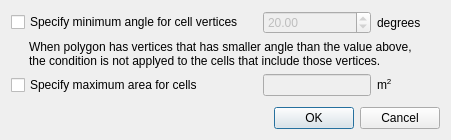
<?xml version="1.0" encoding="UTF-8"?>
<ui version="4.0">
 <class>GridCreatingConditionTriangleSettingDialog</class>
 <widget class="QDialog" name="GridCreatingConditionTriangleSettingDialog">
  <property name="geometry">
   <rect>
    <x>0</x>
    <y>0</y>
    <width>451</width>
    <height>140</height>
   </rect>
  </property>
  <property name="windowTitle">
   <string>Grid Creation</string>
  </property>
  <layout class="QVBoxLayout" name="verticalLayout">
   <item>
    <layout class="QHBoxLayout" name="horizontalLayout_2">
     <item>
      <layout class="QGridLayout" name="gridLayout">
       <item row="0" column="0">
        <widget class="QCheckBox" name="angleCheckBox">
         <property name="text">
          <string>Specify minimum angle for cell vertices</string>
         </property>
        </widget>
       </item>
       <item row="0" column="1">
        <widget class="TooltipLabel" name="angleHelpLabel">
         <property name="toolTip">
          <string>By specifying minimum angle, you can avoid generating thin and long triangle cells.</string>
         </property>
         <property name="text">
          <string/>
         </property>
         <property name="pixmap">
          <pixmap resource="../../guibase/guibase.qrc">:/libs/guibase/images/iconQuestion.svg</pixmap>
         </property>
        </widget>
       </item>
       <item row="0" column="2">
        <widget class="QDoubleSpinBox" name="angleSpinBox">
         <property name="enabled">
          <bool>false</bool>
         </property>
         <property name="minimum">
          <double>0.010000000000000</double>
         </property>
         <property name="maximum">
          <double>32.000000000000000</double>
         </property>
         <property name="value">
          <double>20.000000000000000</double>
         </property>
        </widget>
       </item>
       <item row="0" column="3">
        <widget class="QLabel" name="angleLabel">
         <property name="text">
          <string>degrees</string>
         </property>
        </widget>
       </item>
       <item row="1" column="0" colspan="4">
        <layout class="QHBoxLayout" name="horizontalLayout">
         <item>
          <spacer name="horizontalSpacer_2">
           <property name="orientation">
            <enum>Qt::Horizontal</enum>
           </property>
           <property name="sizeType">
            <enum>QSizePolicy::Fixed</enum>
           </property>
           <property name="sizeHint" stdset="0">
            <size>
             <width>18</width>
             <height>20</height>
            </size>
           </property>
          </spacer>
         </item>
         <item>
          <widget class="QLabel" name="angleWarningLabel">
           <property name="text">
            <string>When polygon has vertices that has smaller angle than the value above, the condition is not applyed to the cells that include those vertices.</string>
           </property>
           <property name="wordWrap">
            <bool>true</bool>
           </property>
          </widget>
         </item>
        </layout>
       </item>
       <item row="2" column="0">
        <widget class="QCheckBox" name="areaCheckBox">
         <property name="text">
          <string>Specify maximum area for cells</string>
         </property>
        </widget>
       </item>
       <item row="2" column="1">
        <widget class="TooltipLabel" name="areaHelpLabel">
         <property name="toolTip">
          <string>By specifying small values, you can generate fine grids.</string>
         </property>
         <property name="text">
          <string/>
         </property>
         <property name="pixmap">
          <pixmap resource="../../guibase/guibase.qrc">:/libs/guibase/images/iconQuestion.svg</pixmap>
         </property>
        </widget>
       </item>
       <item row="2" column="2">
        <widget class="RealNumberEditWidget" name="areaEdit">
         <property name="enabled">
          <bool>false</bool>
         </property>
        </widget>
       </item>
       <item row="2" column="3">
        <widget class="QLabel" name="areaLabel">
         <property name="text">
          <string>&lt;!DOCTYPE HTML PUBLIC &quot;-//W3C//DTD HTML 4.0//EN&quot; &quot;http://www.w3.org/TR/REC-html40/strict.dtd&quot;&gt;
&lt;html&gt;&lt;head&gt;&lt;meta name=&quot;qrichtext&quot; content=&quot;1&quot; /&gt;&lt;style type=&quot;text/css&quot;&gt;
p, li { white-space: pre-wrap; }
&lt;/style&gt;&lt;/head&gt;&lt;body style=&quot; font-family:'MS UI Gothic'; font-size:9pt; font-weight:400; font-style:normal;&quot;&gt;
&lt;p style=&quot; margin-top:0px; margin-bottom:0px; margin-left:0px; margin-right:0px; -qt-block-indent:0; text-indent:0px;&quot;&gt;m&lt;span style=&quot; vertical-align:super;&quot;&gt;2&lt;/span&gt;&lt;/p&gt;&lt;/body&gt;&lt;/html&gt;</string>
         </property>
        </widget>
       </item>
      </layout>
     </item>
     <item>
      <spacer name="horizontalSpacer">
       <property name="orientation">
        <enum>Qt::Horizontal</enum>
       </property>
       <property name="sizeHint" stdset="0">
        <size>
         <width>13</width>
         <height>45</height>
        </size>
       </property>
      </spacer>
     </item>
    </layout>
   </item>
   <item>
    <spacer name="verticalSpacer">
     <property name="orientation">
      <enum>Qt::Vertical</enum>
     </property>
     <property name="sizeHint" stdset="0">
      <size>
       <width>20</width>
       <height>18</height>
      </size>
     </property>
    </spacer>
   </item>
   <item>
    <widget class="QDialogButtonBox" name="buttonBox">
     <property name="orientation">
      <enum>Qt::Horizontal</enum>
     </property>
     <property name="standardButtons">
      <set>QDialogButtonBox::Cancel|QDialogButtonBox::Ok</set>
     </property>
    </widget>
   </item>
  </layout>
 </widget>
 <customwidgets>
  <customwidget>
   <class>TooltipLabel</class>
   <extends>QLabel</extends>
   <header>guibase/tooltiplabel.h</header>
  </customwidget>
  <customwidget>
   <class>RealNumberEditWidget</class>
   <extends>QLineEdit</extends>
   <header>guibase/widget/realnumbereditwidget.h</header>
  </customwidget>
 </customwidgets>
 <resources>
  <include location="../../guibase/guibase.qrc"/>
 </resources>
 <connections>
  <connection>
   <sender>buttonBox</sender>
   <signal>accepted()</signal>
   <receiver>GridCreatingConditionTriangleSettingDialog</receiver>
   <slot>accept()</slot>
   <hints>
    <hint type="sourcelabel">
     <x>164</x>
     <y>114</y>
    </hint>
    <hint type="destinationlabel">
     <x>157</x>
     <y>123</y>
    </hint>
   </hints>
  </connection>
  <connection>
   <sender>buttonBox</sender>
   <signal>rejected()</signal>
   <receiver>GridCreatingConditionTriangleSettingDialog</receiver>
   <slot>reject()</slot>
   <hints>
    <hint type="sourcelabel">
     <x>164</x>
     <y>114</y>
    </hint>
    <hint type="destinationlabel">
     <x>286</x>
     <y>123</y>
    </hint>
   </hints>
  </connection>
  <connection>
   <sender>areaCheckBox</sender>
   <signal>toggled(bool)</signal>
   <receiver>areaEdit</receiver>
   <slot>setEnabled(bool)</slot>
   <hints>
    <hint type="sourcelabel">
     <x>177</x>
     <y>47</y>
    </hint>
    <hint type="destinationlabel">
     <x>322</x>
     <y>49</y>
    </hint>
   </hints>
  </connection>
  <connection>
   <sender>angleCheckBox</sender>
   <signal>toggled(bool)</signal>
   <receiver>angleSpinBox</receiver>
   <slot>setEnabled(bool)</slot>
   <hints>
    <hint type="sourcelabel">
     <x>218</x>
     <y>17</y>
    </hint>
    <hint type="destinationlabel">
     <x>282</x>
     <y>18</y>
    </hint>
   </hints>
  </connection>
 </connections>
</ui>
